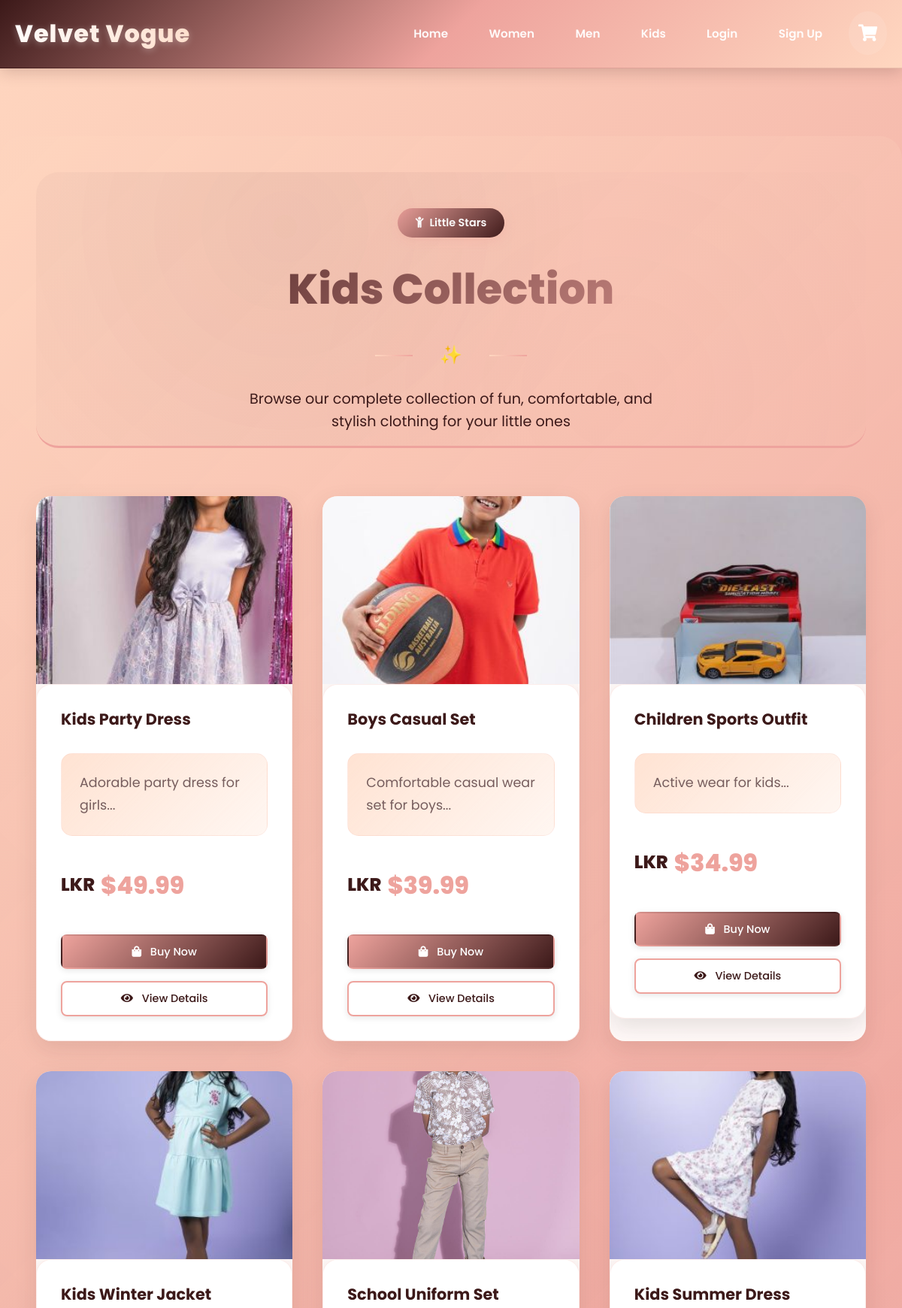
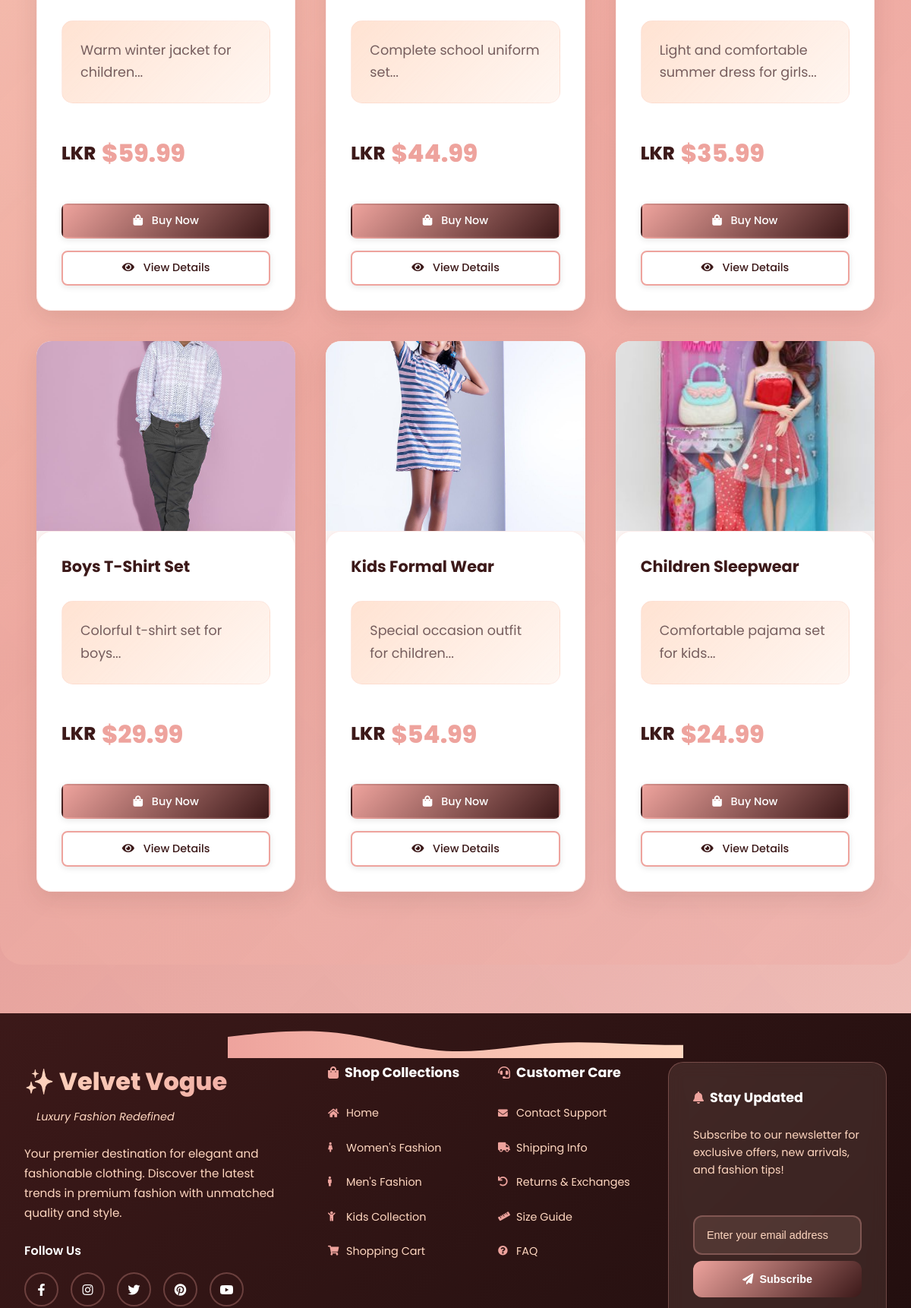
Page /kids.php (upper part) on the committed database (2 pictures, top to bottom).
### tables this page shows
CREATE TABLE `products` (
  `product_id` int(11) NOT NULL,
  `category_id` int(11) DEFAULT NULL,
  `name` varchar(255) NOT NULL,
  `description` text DEFAULT NULL,
  `price` decimal(10,2) NOT NULL,
  `image` varchar(255) DEFAULT NULL,
  `stock` int(11) DEFAULT 0,
  `created_at` timestamp NOT NULL DEFAULT current_timestamp()
);

### kids.php (the view, shortened to what this page needs)
<!DOCTYPE html>
<html lang="en">
<head>
    <link rel="stylesheet" href="https://use.fontawesome.com/releases/v5.15.4/css/all.css">
    <link rel="stylesheet" href="sytle/style.css">
</head>
<body>
    <?php include('footer and header/header.php'); ?>
    <section class="section kids-section">
        <div class="section-header">
            <div class="section-badge">
                <i class="fas fa-child"></i>
                <span>Little Stars</span>
            </div>
            <h2 class="section-title">Kids Collection</h2>
            <div class="section-divider">
                <span class="divider-decoration">✨</span>
            </div>
            <p class="section-description">Browse our complete collection of fun, comfortable, and stylish clothing for your little ones</p>
        </div>
        <div class="product-grid">
            <?php
            include('server/connection.php');
            $stmt = $conn->prepare("SELECT product_id, name, description, price, image, stock FROM products WHERE category_id = 3");
            $stmt->execute();
            $products = $stmt->get_result();
            while($row = $products->fetch_assoc()) {
            ?>
                <div class="product-card">
                    <div class="product-image-container">
                        <img class="product-image" src="img/<?php echo $row['image']; ?>" alt="<?php echo $row['name']; ?>">
                    </div>
                    <div class="product-details">
                        <h3 class="product-name"><?php echo $row['name']; ?></h3>
                        <p class="product-description"><?php echo htmlspecialchars(substr($row['description'], 0, 80)); ?>...</p>
                        <p class="product-price">$<?php echo number_format($row['price'], 2); ?></p>
                        <div class="product-actions">
                            <a href="<?php echo "single_product.php?product_id=". $row['product_id']; ?>" class="btn-primary">
                                <i class="fas fa-shopping-bag"></i>
                                Buy Now
                            </a>
                            <a href="<?php echo "single_product.php?product_id=". $row['product_id']; ?>" class="btn-secondary">
                                <i class="fas fa-eye"></i>
                                View Details
                            </a>
                        </div>
                    </div>
                </div>
            <?php } ?>
        </div>
    </section>
    <?php include('footer and header/footer.php'); ?>
</body>
</html>

### rows in the picture
products: image (picture), name "Kids Party Dress", description "Adorable party dress for girls", price "49.99"
products: image (picture), name "Boys Casual Set", description "Comfortable casual wear set for boys", price "39.99"
products: image (picture), name "Children Sports Outfit", description "Active wear for kids", price "34.99"
products: image (picture), name "Kids Winter Jacket", description "Warm winter jacket for children", price "59.99"
products: image (picture), name "School Uniform Set", description "Complete school uniform set", price "44.99"
products: image (picture), name "Kids Summer Dress", description "Light and comfortable summer dress for girls", price "35.99"
products: image (picture), name "Boys T-Shirt Set", description "Colorful t-shirt set for boys", price "29.99"
products: image (picture), name "Kids Formal Wear", description "Special occasion outfit for children", price "54.99"
products: image (picture), name "Children Sleepwear", description "Comfortable pajama set for kids", price "24.99"
